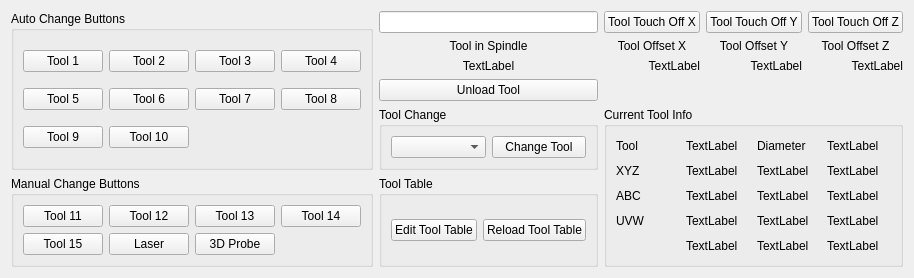
      <widget class="QWidget" name="tab_4">
       <attribute name="title">
        <string>Tools</string>
       </attribute>
       <layout class="QGridLayout" name="gridLayout_13">
        <item row="5" column="1">
         <widget class="QGroupBox" name="groupBox_8">
          <property name="title">
           <string>Tool Change</string>
          </property>
          <layout class="QGridLayout" name="gridLayout_18">
           <item row="0" column="0">
            <widget class="QComboBox" name="tool_change_cb"/>
           </item>
           <item row="0" column="1">
            <widget class="QPushButton" name="tool_change_pb">
             <property name="text">
              <string>Change Tool</string>
             </property>
            </widget>
           </item>
          </layout>
         </widget>
        </item>
        <item row="6" column="1">
         <widget class="QGroupBox" name="groupBox_19">
          <property name="title">
           <string>Tool Table</string>
          </property>
          <layout class="QGridLayout" name="gridLayout_38">
           <item row="0" column="0">
            <widget class="QPushButton" name="edit_tool_table_pb">
             <property name="text">
              <string>Edit Tool Table</string>
             </property>
            </widget>
           </item>
           <item row="0" column="1">
            <widget class="QPushButton" name="reload_tool_table_pb">
             <property name="text">
              <string>Reload Tool Table</string>
             </property>
            </widget>
           </item>
          </layout>
         </widget>
        </item>
        <item row="5" column="2" rowspan="2" colspan="3">
         <widget class="QGroupBox" name="groupBox">
          <property name="title">
           <string>Current Tool Info</string>
          </property>
          <layout class="QGridLayout" name="gridLayout">
           <item row="0" column="1">
            <widget class="QLabel" name="tool_id_lb">
             <property name="toolTip">
              <string>Tool Number</string>
             </property>
             <property name="text">
              <string>TextLabel</string>
             </property>
            </widget>
           </item>
           <item row="1" column="1">
            <widget class="QLabel" name="tool_xoffset_lb">
             <property name="toolTip">
              <string>Tool X Offset</string>
             </property>
             <property name="text">
              <string>TextLabel</string>
             </property>
            </widget>
           </item>
           <item row="1" column="0">
            <widget class="QLabel" name="label_40">
             <property name="text">
              <string>XYZ</string>
             </property>
            </widget>
           </item>
           <item row="1" column="2">
            <widget class="QLabel" name="tool_yoffset_lb">
             <property name="toolTip">
              <string>Tool Y Offset</string>
             </property>
             <property name="text">
              <string>TextLabel</string>
             </property>
            </widget>
           </item>
           <item row="1" column="3">
            <widget class="QLabel" name="tool_zoffset_lb">
             <property name="toolTip">
              <string>Tool Z Offset</string>
             </property>
             <property name="text">
              <string>TextLabel</string>
             </property>
            </widget>
           </item>
           <item row="2" column="1">
            <widget class="QLabel" name="tool_aoffset_lb">
             <property name="toolTip">
              <string>Tool A Offset</string>
             </property>
             <property name="text">
              <string>TextLabel</string>
             </property>
            </widget>
           </item>
           <item row="2" column="2">
            <widget class="QLabel" name="tool_boffset_lb">
             <property name="toolTip">
              <string>Tool B Offset</string>
             </property>
             <property name="text">
              <string>TextLabel</string>
             </property>
            </widget>
           </item>
           <item row="2" column="3">
            <widget class="QLabel" name="tool_coffset_lb">
             <property name="toolTip">
              <string>Tool C Offset</string>
             </property>
             <property name="text">
              <string>TextLabel</string>
             </property>
            </widget>
           </item>
           <item row="3" column="1">
            <widget class="QLabel" name="tool_uoffset_lb">
             <property name="toolTip">
              <string>Tool U Offset</string>
             </property>
             <property name="text">
              <string>TextLabel</string>
             </property>
            </widget>
           </item>
           <item row="3" column="2">
            <widget class="QLabel" name="tool_voffset_lb">
             <property name="toolTip">
              <string>Tool V Offset</string>
             </property>
             <property name="text">
              <string>TextLabel</string>
             </property>
            </widget>
           </item>
           <item row="3" column="3">
            <widget class="QLabel" name="tool_woffset_lb">
             <property name="toolTip">
              <string>Tool W Offset</string>
             </property>
             <property name="text">
              <string>TextLabel</string>
             </property>
            </widget>
           </item>
           <item row="4" column="1">
            <widget class="QLabel" name="tool_frontangle_lb">
             <property name="toolTip">
              <string>tool Front Angle</string>
             </property>
             <property name="text">
              <string>TextLabel</string>
             </property>
            </widget>
           </item>
           <item row="4" column="2">
            <widget class="QLabel" name="tool_backangle_lb">
             <property name="toolTip">
              <string>Tool Back Angle</string>
             </property>
             <property name="text">
              <string>TextLabel</string>
             </property>
            </widget>
           </item>
           <item row="4" column="3">
            <widget class="QLabel" name="tool_orientation_lb">
             <property name="toolTip">
              <string>Tool Orientation</string>
             </property>
             <property name="text">
              <string>TextLabel</string>
             </property>
            </widget>
           </item>
           <item row="2" column="0">
            <widget class="QLabel" name="label_41">
             <property name="text">
              <string>ABC</string>
             </property>
            </widget>
           </item>
           <item row="3" column="0">
            <widget class="QLabel" name="label_42">
             <property name="text">
              <string>UVW</string>
             </property>
            </widget>
           </item>
           <item row="0" column="0">
            <widget class="QLabel" name="label_43">
             <property name="text">
              <string>Tool</string>
             </property>
            </widget>
           </item>
           <item row="0" column="3">
            <widget class="QLabel" name="tool_diameter_lb">
             <property name="toolTip">
              <string>Tool Diameter</string>
             </property>
             <property name="text">
              <string>TextLabel</string>
             </property>
            </widget>
           </item>
           <item row="0" column="2">
            <widget class="QLabel" name="label_63">
             <property name="text">
              <string>Diameter</string>
             </property>
            </widget>
           </item>
          </layout>
         </widget>
        </item>
        <item row="3" column="1">
         <widget class="QLabel" name="tool_in_spindle_lb">
          <property name="text">
           <string>TextLabel</string>
          </property>
          <property name="alignment">
           <set>Qt::AlignCenter</set>
          </property>
         </widget>
        </item>
        <item row="1" column="4">
         <widget class="QPushButton" name="tool_touchoff_z">
          <property name="text">
           <string>Tool Touch Off Z</string>
          </property>
         </widget>
        </item>
        <item row="2" column="3">
         <widget class="QLabel" name="label_15">
          <property name="text">
           <string>Tool Offset Y</string>
          </property>
          <property name="alignment">
           <set>Qt::AlignCenter</set>
          </property>
         </widget>
        </item>
        <item row="2" column="1">
         <widget class="QLabel" name="label_12">
          <property name="text">
           <string>Tool in Spindle</string>
          </property>
          <property name="alignment">
           <set>Qt::AlignCenter</set>
          </property>
         </widget>
        </item>
        <item row="1" column="1">
         <widget class="QLineEdit" name="tool_touchoff_le"/>
        </item>
        <item row="3" column="4">
         <widget class="QLabel" name="tool_offset_lb_2">
          <property name="text">
           <string>TextLabel</string>
          </property>
          <property name="alignment">
           <set>Qt::AlignRight|Qt::AlignTrailing|Qt::AlignVCenter</set>
          </property>
         </widget>
        </item>
        <item row="1" column="2">
         <widget class="QPushButton" name="tool_touchoff_x">
          <property name="text">
           <string>Tool Touch Off X</string>
          </property>
         </widget>
        </item>
        <item row="2" column="4">
         <widget class="QLabel" name="label_17">
          <property name="text">
           <string>Tool Offset Z</string>
          </property>
          <property name="alignment">
           <set>Qt::AlignCenter</set>
          </property>
         </widget>
        </item>
        <item row="3" column="2">
         <widget class="QLabel" name="tool_offset_lb_0">
          <property name="text">
           <string>TextLabel</string>
          </property>
          <property name="alignment">
           <set>Qt::AlignRight|Qt::AlignTrailing|Qt::AlignVCenter</set>
          </property>
         </widget>
        </item>
        <item row="1" column="3">
         <widget class="QPushButton" name="tool_touchoff_y">
          <property name="text">
           <string>Tool Touch Off Y</string>
          </property>
         </widget>
        </item>
        <item row="2" column="2">
         <widget class="QLabel" name="label_14">
          <property name="text">
           <string>Tool Offset X</string>
          </property>
          <property name="alignment">
           <set>Qt::AlignCenter</set>
          </property>
         </widget>
        </item>
        <item row="3" column="3">
         <widget class="QLabel" name="tool_offset_lb_1">
          <property name="text">
           <string>TextLabel</string>
          </property>
          <property name="alignment">
           <set>Qt::AlignRight|Qt::AlignTrailing|Qt::AlignVCenter</set>
          </property>
         </widget>
        </item>
        <item row="6" column="0">
         <widget class="QGroupBox" name="groupBox_22">
          <property name="title">
           <string>Manual Change Buttons</string>
          </property>
          <layout class="QGridLayout" name="gridLayout_10">
           <item row="0" column="1">
            <widget class="QPushButton" name="tool_change_pb_12">
             <property name="text">
              <string>Tool 12</string>
             </property>
            </widget>
           </item>
           <item row="0" column="3">
            <widget class="QPushButton" name="tool_change_pb_14">
             <property name="text">
              <string>Tool 14</string>
             </property>
            </widget>
           </item>
           <item row="0" column="2">
            <widget class="QPushButton" name="tool_change_pb_13">
             <property name="text">
              <string>Tool 13</string>
             </property>
            </widget>
           </item>
           <item row="0" column="0">
            <widget class="QPushButton" name="tool_change_pb_11">
             <property name="text">
              <string>Tool 11</string>
             </property>
            </widget>
           </item>
           <item row="1" column="0">
            <widget class="QPushButton" name="tool_change_pb_15">
             <property name="text">
              <string>Tool 15</string>
             </property>
            </widget>
           </item>
           <item row="1" column="1">
            <widget class="QPushButton" name="tool_change_pb_98">
             <property name="toolTip">
              <string>Change to tool #98</string>
             </property>
             <property name="text">
              <string>Laser</string>
             </property>
            </widget>
           </item>
           <item row="1" column="2">
            <widget class="QPushButton" name="tool_change_pb_99">
             <property name="toolTip">
              <string>Change to tool #99</string>
             </property>
             <property name="text">
              <string>3D Probe</string>
             </property>
            </widget>
           </item>
          </layout>
         </widget>
        </item>
        <item row="1" column="0" rowspan="5">
         <widget class="QGroupBox" name="groupBox_9">
          <property name="title">
           <string>Auto Change Buttons</string>
          </property>
          <layout class="QGridLayout" name="gridLayout_19">
           <item row="1" column="0">
            <widget class="QPushButton" name="tool_change_pb_1">
             <property name="text">
              <string>Tool 1</string>
             </property>
            </widget>
           </item>
           <item row="1" column="1">
            <widget class="QPushButton" name="tool_change_pb_2">
             <property name="text">
              <string>Tool 2</string>
             </property>
            </widget>
           </item>
           <item row="1" column="2">
            <widget class="QPushButton" name="tool_change_pb_3">
             <property name="text">
              <string>Tool 3</string>
             </property>
            </widget>
           </item>
           <item row="1" column="3">
            <widget class="QPushButton" name="tool_change_pb_4">
             <property name="text">
              <string>Tool 4</string>
             </property>
            </widget>
           </item>
           <item row="3" column="0">
            <widget class="QPushButton" name="tool_change_pb_5">
             <property name="text">
              <string>Tool 5</string>
             </property>
            </widget>
           </item>
           <item row="3" column="1">
            <widget class="QPushButton" name="tool_change_pb_6">
             <property name="text">
              <string>Tool 6</string>
             </property>
            </widget>
           </item>
           <item row="3" column="2">
            <widget class="QPushButton" name="tool_change_pb_7">
             <property name="text">
              <string>Tool 7</string>
             </property>
            </widget>
           </item>
           <item row="3" column="3">
            <widget class="QPushButton" name="tool_change_pb_8">
             <property name="text">
              <string>Tool 8</string>
             </property>
            </widget>
           </item>
           <item row="5" column="0">
            <widget class="QPushButton" name="tool_change_pb_9">
             <property name="text">
              <string>Tool 9</string>
             </property>
            </widget>
           </item>
           <item row="5" column="1">
            <widget class="QPushButton" name="tool_change_pb_10">
             <property name="text">
              <string>Tool 10</string>
             </property>
            </widget>
           </item>
          </layout>
         </widget>
        </item>
        <item row="4" column="1">
         <widget class="QPushButton" name="tool_change_pb_0">
          <property name="toolTip">
           <string>CHange to tool #00</string>
          </property>
          <property name="text">
           <string>Unload Tool</string>
          </property>
         </widget>
        </item>
       </layout>
      </widget>
